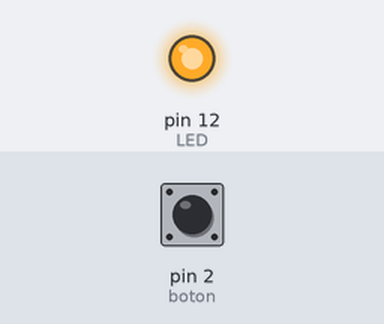
This sketch was run on a simulated Arduino Uno, built with avr-gcc and run on an emulated ATmega328P. On the bench: output pins drawn as LEDs (lit = HIGH). Inputs (shaded band) come from the test bench; at power-on: pin 2 (boton) HIGH.

Above: at 1.2 s.
1.3 s: pin 2 (boton) pulled LOW for 0.15 s
At 2.6 s:
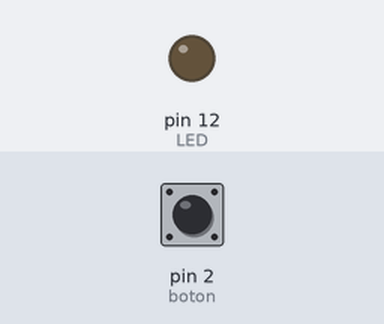
2.9 s: pin 2 (boton) pulled LOW for 1 s
At 5.1 s:
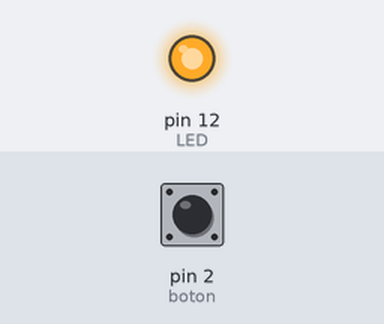
5.4 s: pin 2 (boton) pulled LOW for 3.2 s
At 10.0 s:
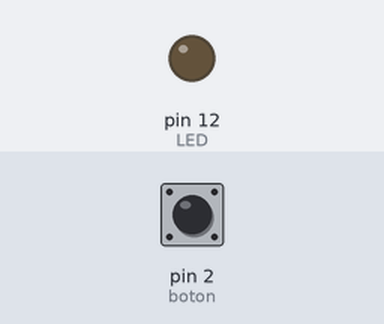
Timing chart, 0 to 11.5 s (numbered marks = the images above; inputs shaded):
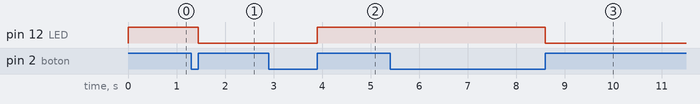

The sketch:

pulsadorRebote.ino
```cpp
const int boton = 2;
const int LED = 12;
boolean ESTADO = 0;

void setup() {
  pinMode(boton, INPUT);
  pinMode(LED, OUTPUT);

}

void loop() {
  // put your main code here, to run repeatedly:
  while(digitalRead(boton) == LOW){

  }
  ESTADO = digitalRead(LED);
  digitalWrite(LED, !ESTADO);
  while(digitalRead(boton) == HIGH){

  }

}
```

Measured:
- after the input at 1.3 s, pin 12 (LED): HIGH → LOW after 0.15 s
- after the input at 2.9 s, pin 12 (LED): LOW → HIGH after 1.0 s
- after the input at 5.4 s, pin 12 (LED): HIGH → LOW after 3.2 s
